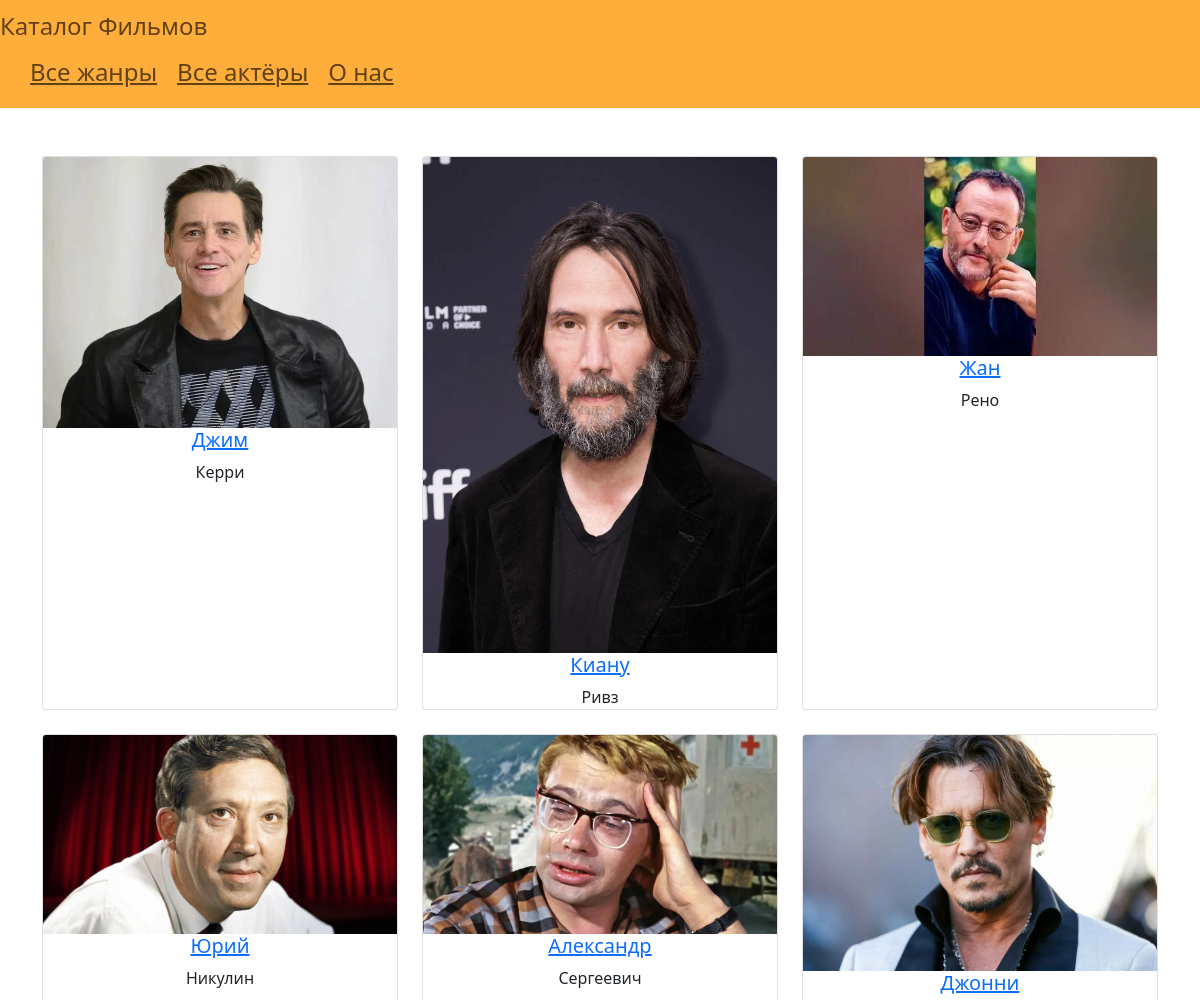
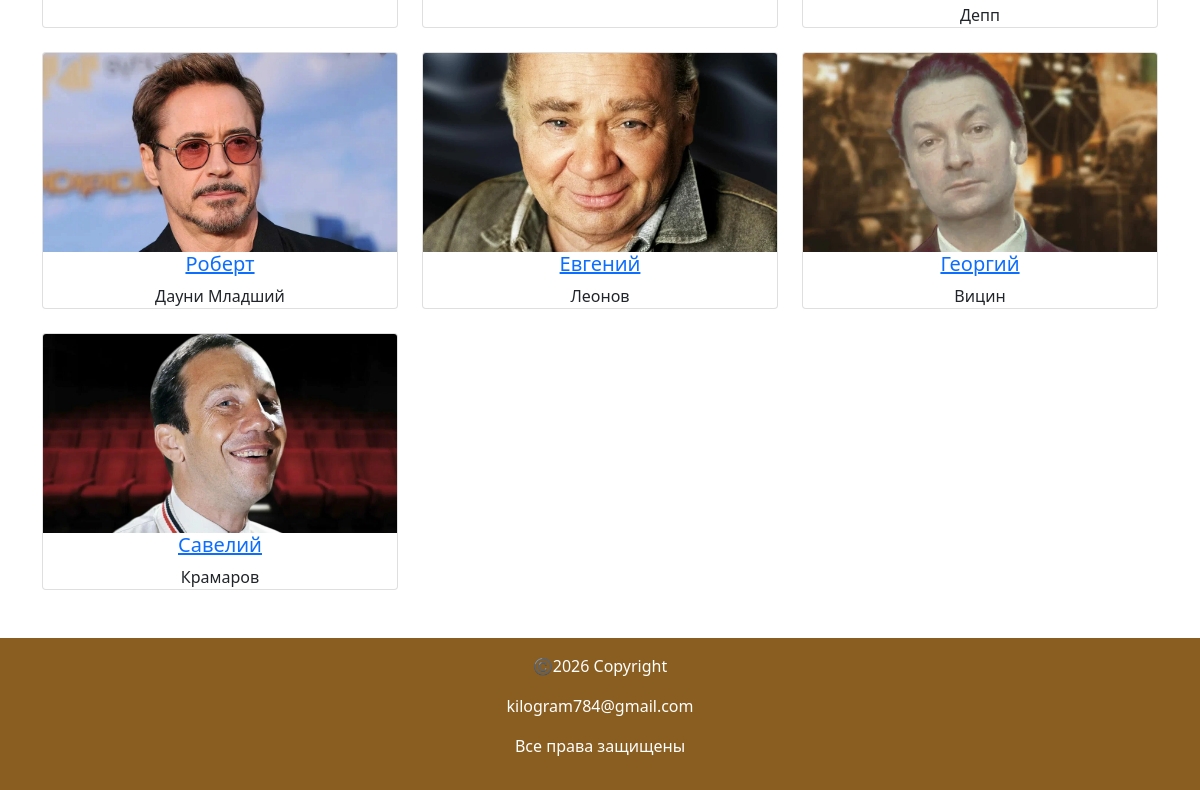
The app's page /actors_list/ with its own data (2 pictures, top to bottom).
### films_catalog/models.py (models this page shows)
class Actor(models.Model):
    name = models.CharField(max_length=100)
    lastname = models.CharField(max_length=100)
    born_date = models.DateField()
    image = models.ImageField(upload_to="actors/")
    film = models.ManyToManyField(Film)

### films_catalog/views.py (the view)
def actors_list(request):
    actors = Actor.objects.all()
    context = {"actors":actors}
    template="films/actor_list.html"
    return render(request,template,context=context)

### templates/films/actor_list.html (shortened to what this page needs)
{% extends "base.html"%}
{% block content %}
{% load thumbnail %}
<div class="container py-5">
    <div class="row row-cols-1 row-cols-md-3 g-4">
        {%  for actor in actors %}
        <div class="col">
            <div class="card h-100 text-center">
                {% thumbnail actor.image "500x900" crop="center" as im %}
                <img src="{{im.url}}" class="card-img-top">
                {% endthumbnail %}
                <a href="{% url 'film:actors_detail' actor.id %}"><h5 class="card-title">{{ actor.name }}</h5></a>
                <p class="card-text">{{ actor.lastname}}</p>
            </div>
        </div>
        {% endfor %}
    </div>
</div>
{% endblock %}

### templates/base.html (shortened to what this page needs)
<!DOCTYPE html>
<html lang="ru">
<head>
    <link href="https://cdn.jsdelivr.net/npm/bootstrap@5.0.1/dist/css/bootstrap.min.css" rel="stylesheet"
>
</head>
<body>
{% include "includes/header.html" %}
<main>
    {% block content%}{% endblock %}
</main>
{% include "includes/footer.html" %}
</body>
</html>

### templates/includes/header.html
<header>
  <nav class="navbar" style="background-color: #ffad3b">
    <div class="container-flud">
      <a class="navbar-brand" href="{% url 'film:main_menu' %}"><span style="color:#614216;font-size:24px">Каталог Фильмов</span></a>
      <div style="display: flex; margin-left: 20px">
        <a class="navbar-link" href="{% url 'film:genre_list' %}" style="color: #614216;font-size:24px;padding:10px">Все жанры</a>
        <a class="navbar-link" href="{% url 'film:actors_list' %}" style="color: #614216;font-size:24px;padding:10px">Все актёры</a>
        <a class="navbar-link" href="{% url 'film:about_us' %}" style="color: #614216;font-size:24px;padding:10px">О нас</a>
      </div>
    </div>
  </nav>
</header>

### templates/includes/footer.html
<footer class="text-center py-3" style="background-color:#8a5e20; color:white; font-size:16px">
    <p>©️2026 Copyright</p>
    <p>kilogram784@gmail.com</p>
    <p>Все права защищены</p>
</footer>

### records on screen
Actor: shows a picture, name "Джим", lastname "Керри"
Actor: shows a picture, name "Киану", lastname "Ривз"
Actor: shows a picture, name "Жан", lastname "Рено"
Actor: shows a picture, name "Юрий", lastname "Никулин"
Actor: shows a picture, name "Александр", lastname "Сергеевич"
Actor: shows a picture, name "Джонни", lastname "Депп"
Actor: shows a picture, name "Роберт", lastname "Дауни Младший"
Actor: shows a picture, name "Евгений", lastname "Леонов"
Actor: shows a picture, name "Георгий", lastname "Вицин"
Actor: shows a picture, name "Савелий", lastname "Крамаров"
